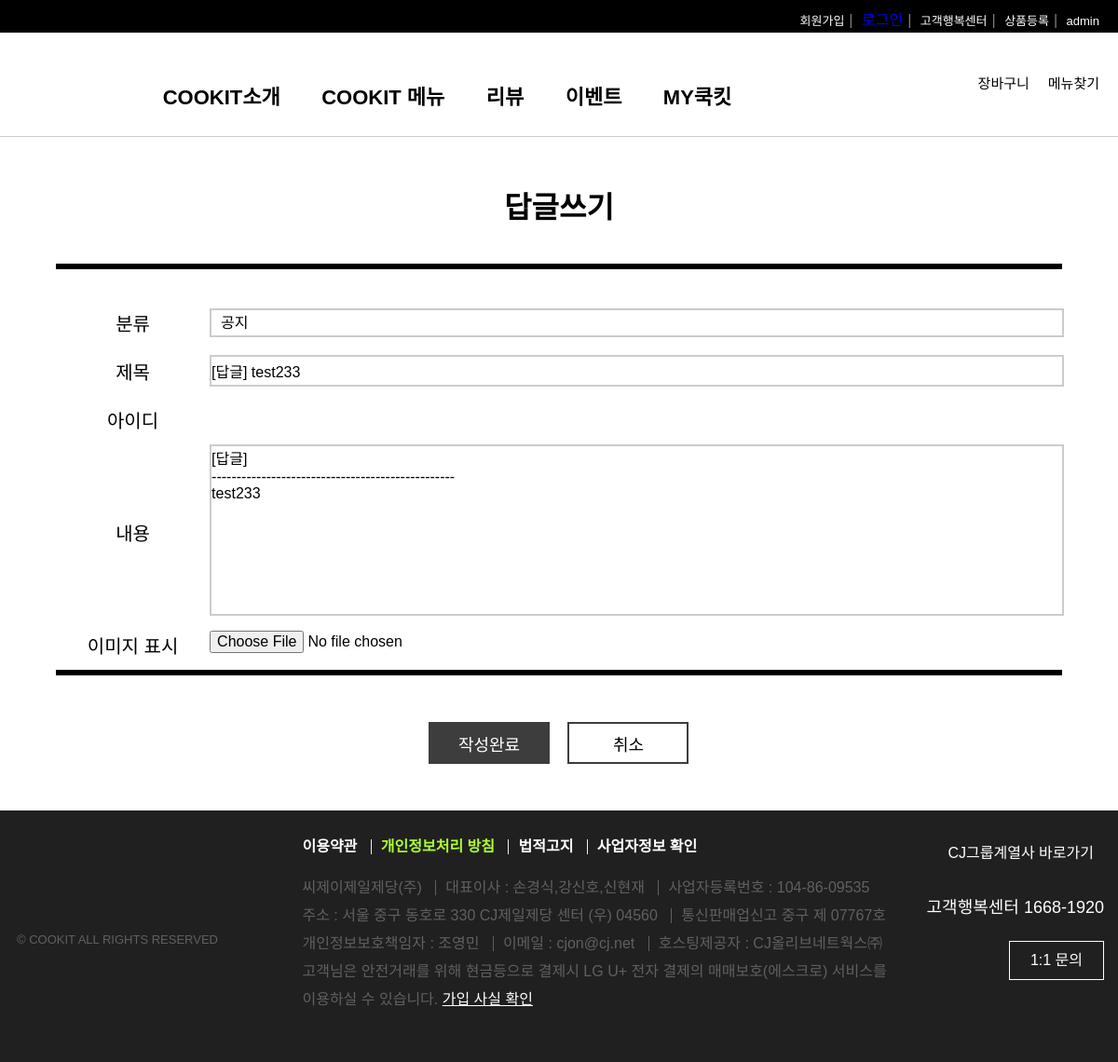
The app's page /fboard/1/40/fReply with its own data.
### fboard/models.py (models this page shows, shortened)
class Fboard(models.Model):
    f_no = models.AutoField(primary_key=True)
    member = models.ForeignKey(Member,on_delete=models.DO_NOTHING,null=True)
    f_title = models.CharField(max_length=1000)
    f_content = models.TextField()
    f_group = models.IntegerField(default=0)
    f_step = models.IntegerField(default=0)
    f_indent = models.IntegerField(default=0)
    f_hit = models.IntegerField(default=1)
    f_createdate =models.DateTimeField(default=datetime.now(),blank=True)
    f_updatedate = models.DateTimeField(default=datetime.now(),blank=True)
    f_file = models.ImageField(blank=True)

### fboard/views.py (the view, shortened to what this page needs)
# urls.py: path('<int:nowpage>/<str:f_no>/fReply',views.fReply,name='fReply'),
def fReply(request,nowpage,f_no):
    if request.method == 'GET':
        qs = Fboard.objects.get(f_no=f_no)
        context={'board':qs,'nowpage':nowpage}
        return render(request,'fReply.html',context)

### fboard/templates/fReply.html (shortened to what this page needs)
{% extends 'base.html' %}
{% load static %}
    {% block content-block  %}
<head>
<link rel="stylesheet" href="{% static 'css/write.css' %}">
</head>
    <h1>답글쓰기</h1>
    <hr>
    <form action="{% url 'fboard:fReply' nowpage board.f_no %}" name="write" method="post" enctype="multipart/form-data">
      <table>
        <colgroup>
          <col width="15%">
          <col width="85%">
        </colgroup>
        <tr>
          <th>분류</th>
          <td>
            <div class="category-wrapper">
              <select name="category" id="category">
                <option value="notice">공지</option>
              </select>
            </div>
          </td>
        </tr>
        <tr>
          <th>제목</th>
          <td>
            <input type="text" name="title" id="title" value="[답글] {{board.f_title}}">
          </td>
        </tr>
        <tr>
          <th>아이디</th>
          <td>{{request.session.session_id}}</td>
        </tr>
        <tr>
          <th>내용</th>
          <td>
            <textarea name="content" id="text" cols="50" rows="10">[답글]
-------------------------------------------------
{{board.f_content}}
            </textarea>
          </td>
        </tr>
        <tr>
          <th>이미지 표시</th>
          <td>
            <input type="file" name="file" id="file">
          </td>
        </tr>
      </table>
      <hr>
      <div class="button-wrapper">
        <button type="submit" class="write">작성완료</button>
        <button type="button" onclick="cancelBtn()" class="cancel">취소</button>
      </div>
    </form>
    {% endblock content-block  %}

### static/css/style.css (style rules this page uses)
*, body { margin: 0; padding: 0; font-family: 'Noto Sans KR', sans-serif; font-size: 16px; }
button { cursor: pointer; }

### static/css/write.css (style rules this page uses)
h1 { font-size: 32px; margin: 50px 0 40px 0; text-align: center; }
hr { border: 3px solid black; margin-bottom: 30px; }
table { width: 100%; }
tr { height: 50px; }
th { font-weight: normal; font-size: 20px; }
select, input, textarea { width: 100%; border: 2px solid #ccc; }
.category-wrapper { width: 100%; border: 2px solid #ccc; }
select { padding: 5px 0px 5px 10px; background: url(https://www.midashotel.co.kr/Midas_common/images/homepage/board/search-box-select.png) no-repeat 98% 50%; -webkit-appearance: none; -moz-appearance: none; appearance: none; border: none; }
input { height: 30px; font-size: 16px; }
textarea { resize: none; }
#file { border: none; }
.button-wrapper { padding-top: 20px; width: 280px; margin: auto; }
button { width: 130px; height: 45px; font-size: 18px; }
.write { color: white; background: #3d3d3d; border: none; margin-right: 15px; }
.cancel { color: black; background: white; border: 2px solid #3d3d3d; }

### records on screen
Fboard: title "[답글] test233", content "[답글] ------------------------------------------------- test233"
